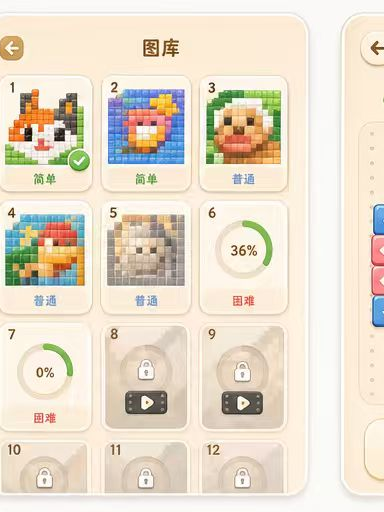
#> input picture DesignAssets/UI_v7/reference_original/s3_gallery.png, 384 x 512 px, given in place of bulb.png, which was not available
$ python -i make_expected.py   (imports and definitions only)
#> lines starting #> are read from the running program, lines starting #| are printed output that depends on the picture
# -*- coding: utf-8 -*-
"""按新的 390x844 对局页布局，用真实素材合成「预期效果图」（不是运行截图）。

坐标与 BlockOutUIManager.Authoring.BuildBoardScreen / Relayout 一一对应：
  托盘 24..366 x 120..550 / BoardArea 318x402 居中于托盘 / 提示 288x28 y=564
  道具容器 319x78 距底 20 / 三卡 94x66 中心距 106.3
"""
import os, sys, json, math
import numpy as np
from PIL import Image, ImageDraw, ImageFont, ImageFilter

ROOT = os.path.dirname(os.path.dirname(os.path.abspath(__file__)))
FB = 'C:/Windows/Fonts/msyhbd.ttc'
S = 3  # 超采样
W, H = 390 * S, 844 * S


def f(sz):
    return ImageFont.truetype(FB, int(sz * S))


def sc(v):
    return int(round(v * S))


# ---- 素材 ----
sys.path.insert(0, os.path.join(ROOT, 'tools'))
import make_block_sprites as MBS

_SPR = {}


# [10 lines left out: function block_sprite, not called in this run]


def icon(name):
    p = os.path.join(ROOT, 'assets/icons', name + '.png')
    a = np.array(Image.open(p).convert('RGBA').getchannel('A'))
    ys, xs = np.where(a > 8)
    im = Image.open(p).convert('RGBA').crop((xs.min(), ys.min(), xs.max() + 1, ys.max() + 1))
    return im


# [1 line not run here, left out]
# [1 line that did not run here, left out]

canvas = Image.new('RGBA', (W, H), (255, 253, 247, 255))
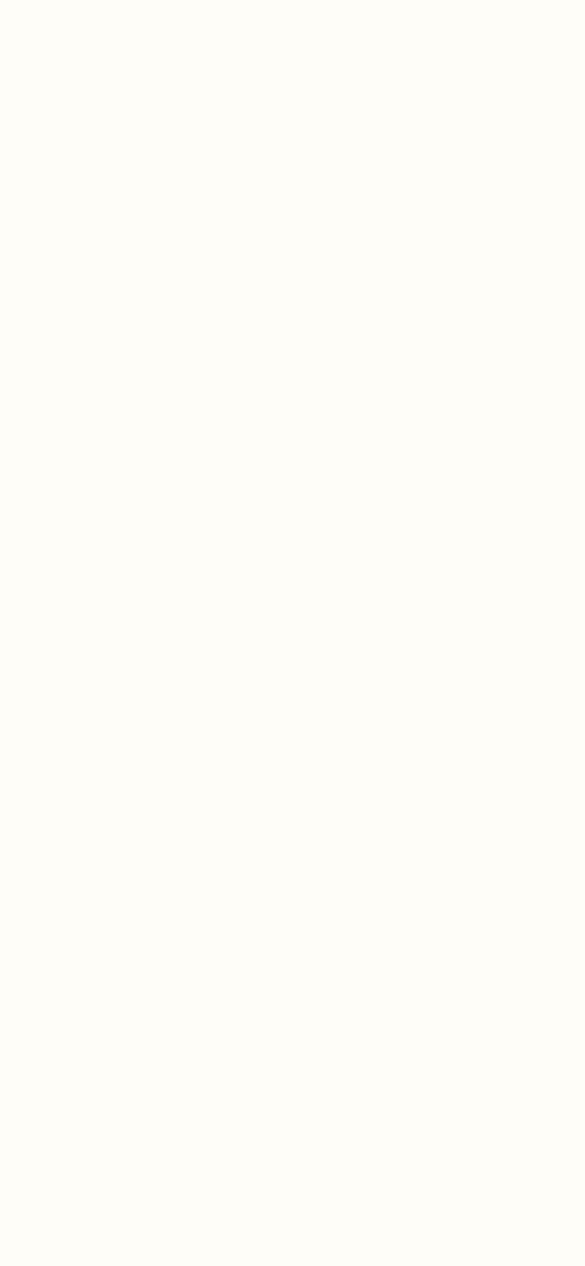
#> canvas: PIL image 1170x2532 RGBA (shown at 1/2 size); mean R, G, B, A 255, 253, 247, 255
d = ImageDraw.Draw(canvas)


# [12 lines left out: function soft_card, not called in this run]


# ================= 托盘 =================
# [5 lines not run here, left out]

# ================= 棋盘 =================
AREA = (36, 147, 354, 551)   # BoardArea 318x404 @ center 349
aw, ah = AREA[2] - AREA[0], AREA[3] - AREA[1]
# [1 line that did not run here, left out]
# [1 line that did not run here, left out]
# [1 line that did not run here, left out]
# [1 line that did not run here, left out]
# [1 line that did not run here, left out]

tint_cache = {}


# [9 lines left out: function tinted, not called in this run]


DIRS = {'up': 0, 'right': 90, 'down': 180, 'left': 270}


# [13 lines left out: function arrow_layer, not called in this run]


# [47 lines not run here, left out]

# 心：TopLeft (24,88) 16x16，步距 18
# [8 lines left out: function heart, not called in this run]

# [15 lines not run here, left out]
bulb = icon('bulb').resize((int(18 * S), int(18 * S)), Image.LANCZOS)
#> in icon, `a = np.array(Image.open(p).convert('RGBA').getchannel('A'))`: a: shape (512, 384); every value is 255
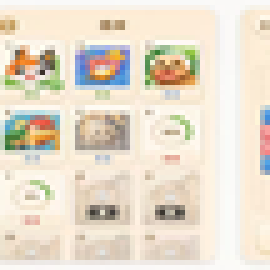
#> bulb: PIL image 54x54 RGBA (shown 5 times larger); mean R, G, B, A 231.9, 221.6, 204.8, 255
# [5 lines not run here, left out]
tools = [('bulb', '提示', '3', '轮换高亮可飞块'),
         ('hammer', '锤子', '2', '消除任意在场块'),
         ('bomb', '炸弹', '1', '飞走最多 3 块')]
# [11 lines not run here, left out]

out = canvas.convert('RGB')
# [2 lines not run here, left out]

>>> result = icon('../../UI_v7/reference_original/s3_gallery.png')
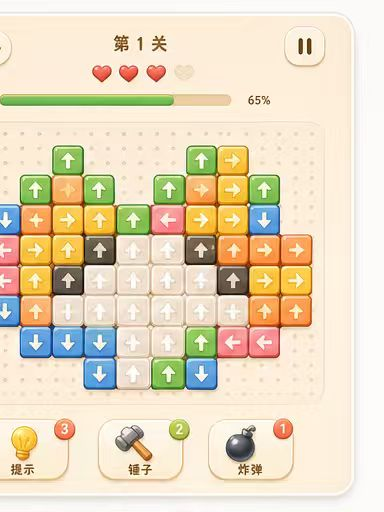
#> input picture DesignAssets/UI_v7/reference_original/s4_game.png, 384 x 512 px, given in place of s3_gallery.png.png, which was not available
